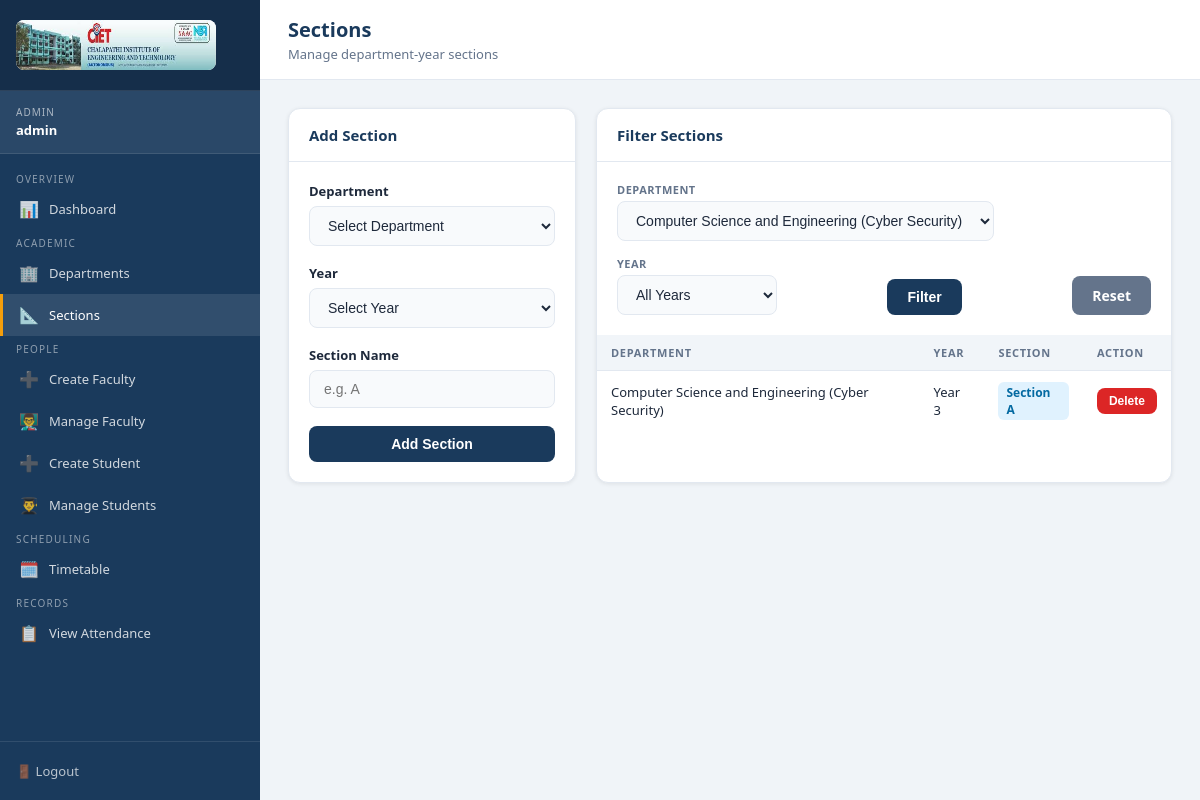
The app's page /admin/sections?branch_id=222 (signed in) with its own data.
### tables this page shows
CREATE TABLE sections (
    id INTEGER PRIMARY KEY AUTOINCREMENT,
    branch_id INTEGER NOT NULL,
    year_id INTEGER NOT NULL,
    name TEXT NOT NULL,
    UNIQUE(branch_id, year_id, name),
    FOREIGN KEY(branch_id) REFERENCES departments(id) ON DELETE CASCADE,
    FOREIGN KEY(year_id) REFERENCES years(id) ON DELETE CASCADE
);

CREATE TABLE departments (
    id INTEGER PRIMARY KEY AUTOINCREMENT,
    name TEXT UNIQUE NOT NULL
);

CREATE TABLE years (
    id INTEGER PRIMARY KEY AUTOINCREMENT,
    year_number INTEGER UNIQUE NOT NULL
);

### routes/admin.py (the view, shortened to what this page needs)
@admin_bp.route('/sections', methods=['GET', 'POST'])
@admin_required
def sections():
    db = get_db()
    filter_branch = request.args.get('branch_id', '')
    filter_year = request.args.get('year_id', '')
    query = '''SELECT s.id, s.name, d.name as branch_name, y.year_number,
                      s.branch_id, y.id as year_id
               FROM sections s
               JOIN departments d ON s.branch_id = d.id
               JOIN years y ON s.year_id = y.id
               WHERE 1=1'''
    params = []
    if filter_branch:
        query += ' AND s.branch_id = ?'
        params.append(filter_branch)
    if filter_year:
        query += ' AND s.year_id = ?'
        params.append(filter_year)
    query += ' ORDER BY d.name, y.year_number, s.name'
    section_list = db.execute(query, params).fetchall()
    branch_list = db.execute(
        "SELECT * FROM departments ORDER BY name").fetchall()
    year_list = db.execute(
        "SELECT * FROM years ORDER BY year_number").fetchall()
    db.close()
    return render_template('admin/sections.html',
                           sections=section_list,
                           branches=branch_list,
                           years=year_list,
                           filter_branch=filter_branch,
                           filter_year=filter_year)

### routes/admin.py (called while the page is built)
def get_db():
    conn = sqlite3.connect(current_app.config['DB_PATH'])
    conn.row_factory = sqlite3.Row
    conn.execute("PRAGMA foreign_keys = ON")
    return conn

def admin_required(f):
    @wraps(f)
    def decorated(*args, **kwargs):
        if session.get('role') != 'admin':
            flash('Access denied. Admin login required.', 'danger')
            return redirect(url_for('admin.login'))
        return f(*args, **kwargs)
    return decorated

### templates/admin/sections.html (shortened to what this page needs)
{% extends 'base.html' %}
{% block page_title %}Sections{% endblock %}
{% block page_subtitle %}Manage department-year sections{% endblock %}
{% block sidebar %}
<span class="nav-section-title">Overview</span>
<a href="{{ url_for('admin.dashboard') }}"><span class="nav-icon">📊</span> Dashboard</a>
<span class="nav-section-title">Academic</span>
<a href="{{ url_for('admin.departments') }}"><span class="nav-icon">🏢</span> Departments</a>
<a href="{{ url_for('admin.sections') }}" class="active"><span class="nav-icon">📐</span> Sections</a>
<span class="nav-section-title">People</span>
<a href="{{ url_for('admin.create_faculty') }}"><span class="nav-icon">➕</span> Create Faculty</a>
<a href="{{ url_for('admin.manage_faculty') }}"><span class="nav-icon">👨‍🏫</span> Manage Faculty</a>
<a href="{{ url_for('admin.create_student') }}"><span class="nav-icon">➕</span> Create Student</a>
<a href="{{ url_for('admin.manage_students') }}"><span class="nav-icon">👨‍🎓</span> Manage Students</a>
<span class="nav-section-title">Scheduling</span>
<a href="{{ url_for('admin.timetable') }}"><span class="nav-icon">🗓️</span> Timetable</a>
<span class="nav-section-title">Records</span>
<a href="{{ url_for('admin.view_attendance') }}"><span class="nav-icon">📋</span> View Attendance</a>
{% endblock %}
{% block sidebar_footer %}<a href="{{ url_for('admin.logout') }}">🚪 Logout</a>{% endblock %}
{% block content %}
<div style="display:grid;grid-template-columns:1fr 2fr;gap:20px;">
    <div class="card">
        <div class="card-header"><div class="card-title">Add Section</div></div>
        <div class="card-body">
            <form method="POST">
                <div class="form-group">
                    <label>Department</label>
                    <select name="branch_id" class="form-control" required>
                        <option value="">Select Department</option>
                    </select>
                </div>
                <div class="form-group">
                    <label>Year</label>
                    <select name="year_id" class="form-control" required>
                        <option value="">Select Year</option>
                    </select>
                </div>
                <div class="form-group">
                    <label>Section Name</label>
                    <input type="text" name="name" class="form-control" placeholder="e.g. A" maxlength="2" required>
                </div>
                <button type="submit" class="btn btn-primary btn-block">Add Section</button>
            </form>
        </div>
    </div>
    <div class="card">
        <div class="card-header">
            <div class="card-title">Filter Sections</div>
        </div>
        <div class="card-body">
            <form method="GET" class="filter-bar" style="margin-bottom:0;border:none;padding:0;">
                <div class="filter-group">
                    <label>Department</label>
                    <select name="branch_id" class="form-control">
                        {% for b in branches %}
                        <option value="{{ b.id }}" {% if filter_branch == b.id|string %}selected{% endif %}>{{ b.name }}</option>
                        {% endfor %}
                    </select>
                </div>
                <div class="filter-group">
                    <label>Year</label>
                    <select name="year_id" class="form-control">
                        <option value="">All Years</option>
                    </select>
                </div>
                <button type="submit" class="btn btn-primary">Filter</button>
                <a href="{{ url_for('admin.sections') }}" class="btn btn-secondary">Reset</a>
            </form>
        </div>
        <div class="table-wrapper">
            <table>
                <thead>
                    <tr><th>Department</th><th>Year</th><th>Section</th><th>Action</th></tr>
                </thead>
                <tbody>
                    {% for sec in sections %}
                    <tr>
                        <td>{{ sec.branch_name }}</td>
                        <td>Year {{ sec.year_number }}</td>
                        <td><span class="section-label">Section {{ sec.name }}</span></td>
                        <td>
                            <form method="POST" style="display:inline;" onsubmit="return confirm('Delete this section?')">
                                <button type="submit" class="btn btn-danger btn-sm">Delete</button>
                            </form>
                        </td>
                    </tr>
                    {% else %}
                    <tr><td colspan="4" class="text-center text-muted">No sections found.</td></tr>
                    {% endfor %}
                </tbody>
            </table>
        </div>
    </div>
</div>
{% endblock %}

### static/css/style.css (style rules this page uses)
:root { --primary: #1a3a5c; --primary-light: #2563a8; --accent: #f59e0b; --success: #16a34a; --danger: #dc2626; --warning: #d97706; --info: #0891b2; --bg: #f0f4f8; --card-bg: #ffffff; --text: #1e293b; --text-muted: #64748b; --border: #e2e8f0; --sidebar-width: 260px; }
* { box-sizing: border-box; margin: 0; padding: 0; }
body { font-family: 'Segoe UI', Tahoma, Geneva, Verdana, sans-serif; background: var(--bg); color: var(--text); min-height: 100vh; }
.form-group { margin-bottom: 18px; }
.form-group label { display: block; font-size: 13px; font-weight: 600; color: var(--text); margin-bottom: 6px; }
.form-control { width: 100%; padding: 10px 14px; border: 1.5px solid var(--border); border-radius: 8px; font-size: 14px; color: var(--text); background: #f8fafc; transition: border-color 0.2s, box-shadow 0.2s; outline: none; }
select.form-control { cursor: pointer; }
.btn { display: inline-flex; align-items: center; justify-content: center; gap: 6px; padding: 10px 20px; border: none; border-radius: 8px; font-size: 14px; font-weight: 600; cursor: pointer; text-decoration: none; transition: all 0.2s; }
.btn-primary { background: var(--primary); color: #fff; }
.btn-danger { background: var(--danger); color: #fff; }
.btn-secondary { background: #64748b; color: #fff; }
.btn-sm { padding: 6px 12px; font-size: 12px; }
.btn-block { width: 100%; }
.nav-section-title { font-size: 10px; text-transform: uppercase; letter-spacing: 1.2px; opacity: 0.5; padding: 16px 16px 6px; }
.sidebar-nav a { display: flex; align-items: center; gap: 10px; padding: 10px 16px; color: rgba(255,255,255,0.8); text-decoration: none; font-size: 13px; font-weight: 500; transition: all 0.2s; border-left: 3px solid transparent; }
.sidebar-nav a:hover, .sidebar-nav a.active { background: rgba(255,255,255,0.1); color: #fff; border-left-color: var(--accent); }
.sidebar-nav a .nav-icon { font-size: 16px; width: 20px; text-align: center; }
.sidebar-footer a { display: flex; align-items: center; gap: 8px; color: rgba(255,255,255,0.7); text-decoration: none; font-size: 13px; padding: 8px 0; }
.card { background: var(--card-bg); border-radius: 12px; box-shadow: 0 1px 4px rgba(0,0,0,0.08); border: 1px solid var(--border); margin-bottom: 24px; }
.card-header { padding: 16px 20px; border-bottom: 1px solid var(--border); display: flex; align-items: center; justify-content: space-between; gap: 12px; }
.card-title { font-size: 15px; font-weight: 700; color: var(--primary); }
.card-body { padding: 20px; }
.table-wrapper { overflow-x: auto; }
table { width: 100%; border-collapse: collapse; font-size: 13px; }
thead th { background: #f1f5f9; color: var(--text-muted); font-weight: 700; font-size: 11px; text-transform: uppercase; letter-spacing: 0.7px; padding: 10px 14px; text-align: left; border-bottom: 1px solid var(--border); }
tbody tr { border-bottom: 1px solid var(--border); transition: background 0.15s; }
tbody tr:last-child { border-bottom: none; }
tbody td { padding: 11px 14px; color: var(--text); vertical-align: middle; }
.filter-bar { display: flex; flex-wrap: wrap; gap: 15px; align-items: flex-end; justify-content: space-between; }
.filter-group { display: flex; flex-direction: column; gap: 4px; min-width: 160px; }
.filter-group label { font-size: 11px; font-weight: 700; color: var(--text-muted); text-transform: uppercase; letter-spacing: 0.5px; }
.section-label { display: inline-flex; align-items: center; gap: 4px; background: #e0f2fe; color: #0369a1; border-radius: 6px; padding: 2px 8px; font-size: 12px; font-weight: 600; }

### records on screen
sections: branch_name "Computer Science and Engineering (Cyber Security)", year_number "3", name "A"

### other values on screen
{{ session.role | upper }} "ADMIN"
form field branch_id "Computer Science and Engineering (Cyber Security)"
